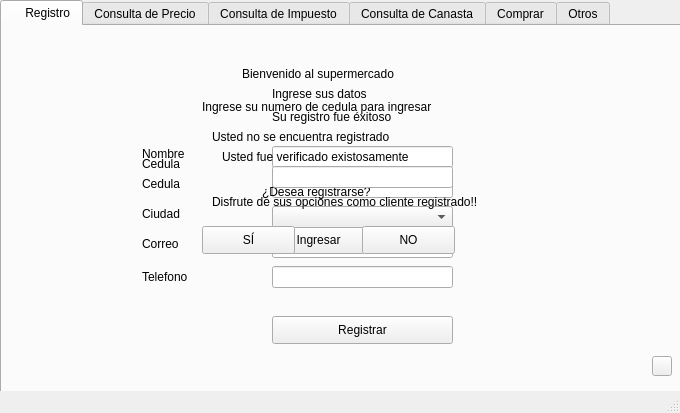
<?xml version="1.0" encoding="UTF-8"?>
<ui version="4.0">
 <class>ventanaPrincipalCliente</class>
 <widget class="QMainWindow" name="ventanaPrincipalCliente">
  <property name="geometry">
   <rect>
    <x>0</x>
    <y>0</y>
    <width>680</width>
    <height>413</height>
   </rect>
  </property>
  <property name="windowTitle">
   <string>MainWindow</string>
  </property>
  <widget class="QWidget" name="centralwidget">
   <widget class="QTabWidget" name="tabsClientes">
    <property name="geometry">
     <rect>
      <x>0</x>
      <y>0</y>
      <width>691</width>
      <height>401</height>
     </rect>
    </property>
    <property name="currentIndex">
     <number>0</number>
    </property>
    <widget class="QWidget" name="tab">
     <attribute name="title">
      <string>    Registro</string>
     </attribute>
     <widget class="QLineEdit" name="TTelefono">
      <property name="geometry">
       <rect>
        <x>270</x>
        <y>240</y>
        <width>181</width>
        <height>22</height>
       </rect>
      </property>
     </widget>
     <widget class="QLineEdit" name="TCorreo">
      <property name="geometry">
       <rect>
        <x>270</x>
        <y>210</y>
        <width>181</width>
        <height>22</height>
       </rect>
      </property>
     </widget>
     <widget class="QLineEdit" name="TCedulaR">
      <property name="geometry">
       <rect>
        <x>270</x>
        <y>150</y>
        <width>181</width>
        <height>22</height>
       </rect>
      </property>
     </widget>
     <widget class="QLineEdit" name="TNombre">
      <property name="geometry">
       <rect>
        <x>270</x>
        <y>120</y>
        <width>181</width>
        <height>22</height>
       </rect>
      </property>
     </widget>
     <widget class="QLabel" name="LTelefono">
      <property name="geometry">
       <rect>
        <x>140</x>
        <y>240</y>
        <width>55</width>
        <height>21</height>
       </rect>
      </property>
      <property name="text">
       <string>Telefono</string>
      </property>
     </widget>
     <widget class="QLabel" name="LIngresar">
      <property name="geometry">
       <rect>
        <x>200</x>
        <y>70</y>
        <width>261</width>
        <height>21</height>
       </rect>
      </property>
      <property name="text">
       <string>Ingrese su numero de cedula para ingresar</string>
      </property>
     </widget>
     <widget class="QLabel" name="LBienvenida">
      <property name="geometry">
       <rect>
        <x>240</x>
        <y>40</y>
        <width>171</width>
        <height>16</height>
       </rect>
      </property>
      <property name="text">
       <string>Bienvenido al supermercado</string>
      </property>
     </widget>
     <widget class="QLabel" name="LCorreo">
      <property name="geometry">
       <rect>
        <x>140</x>
        <y>210</y>
        <width>55</width>
        <height>16</height>
       </rect>
      </property>
      <property name="text">
       <string>Correo</string>
      </property>
     </widget>
     <widget class="QPushButton" name="BIngresar">
      <property name="geometry">
       <rect>
        <x>270</x>
        <y>200</y>
        <width>93</width>
        <height>28</height>
       </rect>
      </property>
      <property name="text">
       <string>Ingresar</string>
      </property>
     </widget>
     <widget class="QLabel" name="LNoReg">
      <property name="geometry">
       <rect>
        <x>210</x>
        <y>100</y>
        <width>201</width>
        <height>21</height>
       </rect>
      </property>
      <property name="text">
       <string>Usted no se encuentra registrado</string>
      </property>
     </widget>
     <widget class="QLabel" name="LCedulaR">
      <property name="geometry">
       <rect>
        <x>140</x>
        <y>150</y>
        <width>55</width>
        <height>16</height>
       </rect>
      </property>
      <property name="text">
       <string>Cedula</string>
      </property>
     </widget>
     <widget class="QComboBox" name="CBCiudad">
      <property name="geometry">
       <rect>
        <x>270</x>
        <y>180</y>
        <width>181</width>
        <height>22</height>
       </rect>
      </property>
     </widget>
     <widget class="QLabel" name="LPregunta">
      <property name="geometry">
       <rect>
        <x>260</x>
        <y>150</y>
        <width>151</width>
        <height>31</height>
       </rect>
      </property>
      <property name="text">
       <string>¿Desea registrarse?</string>
      </property>
     </widget>
     <widget class="QLabel" name="LCiudad">
      <property name="geometry">
       <rect>
        <x>140</x>
        <y>180</y>
        <width>55</width>
        <height>16</height>
       </rect>
      </property>
      <property name="text">
       <string>Ciudad</string>
      </property>
     </widget>
     <widget class="QLabel" name="LNombre">
      <property name="geometry">
       <rect>
        <x>140</x>
        <y>120</y>
        <width>55</width>
        <height>16</height>
       </rect>
      </property>
      <property name="text">
       <string>Nombre</string>
      </property>
     </widget>
     <widget class="QPushButton" name="BRegistrar">
      <property name="geometry">
       <rect>
        <x>270</x>
        <y>290</y>
        <width>181</width>
        <height>28</height>
       </rect>
      </property>
      <property name="text">
       <string>Registrar</string>
      </property>
     </widget>
     <widget class="QLabel" name="LDatos">
      <property name="geometry">
       <rect>
        <x>270</x>
        <y>60</y>
        <width>111</width>
        <height>16</height>
       </rect>
      </property>
      <property name="text">
       <string>Ingrese sus datos</string>
      </property>
     </widget>
     <widget class="QPushButton" name="BSi">
      <property name="geometry">
       <rect>
        <x>200</x>
        <y>200</y>
        <width>93</width>
        <height>28</height>
       </rect>
      </property>
      <property name="text">
       <string>SÍ</string>
      </property>
     </widget>
     <widget class="QPushButton" name="BNo">
      <property name="geometry">
       <rect>
        <x>360</x>
        <y>200</y>
        <width>93</width>
        <height>28</height>
       </rect>
      </property>
      <property name="text">
       <string>NO</string>
      </property>
     </widget>
     <widget class="QLineEdit" name="TCedula">
      <property name="geometry">
       <rect>
        <x>270</x>
        <y>140</y>
        <width>181</width>
        <height>22</height>
       </rect>
      </property>
     </widget>
     <widget class="QLabel" name="LCedula">
      <property name="geometry">
       <rect>
        <x>140</x>
        <y>130</y>
        <width>55</width>
        <height>16</height>
       </rect>
      </property>
      <property name="text">
       <string>Cedula</string>
      </property>
     </widget>
     <widget class="QLabel" name="LVerExitosa">
      <property name="geometry">
       <rect>
        <x>220</x>
        <y>100</y>
        <width>211</width>
        <height>61</height>
       </rect>
      </property>
      <property name="text">
       <string>Usted fue verificado existosamente</string>
      </property>
     </widget>
     <widget class="QLabel" name="LDisfrute">
      <property name="geometry">
       <rect>
        <x>210</x>
        <y>150</y>
        <width>291</width>
        <height>51</height>
       </rect>
      </property>
      <property name="text">
       <string>Disfrute de sus opciones como cliente registrado!!</string>
      </property>
     </widget>
     <widget class="QLabel" name="LResEx">
      <property name="geometry">
       <rect>
        <x>270</x>
        <y>70</y>
        <width>151</width>
        <height>41</height>
       </rect>
      </property>
      <property name="text">
       <string>Su registro fue éxitoso</string>
      </property>
     </widget>
     <widget class="QPushButton" name="pushButton">
      <property name="geometry">
       <rect>
        <x>650</x>
        <y>330</y>
        <width>20</width>
        <height>20</height>
       </rect>
      </property>
      <property name="text">
       <string/>
      </property>
     </widget>
    </widget>
    <widget class="QWidget" name="tab_2">
     <attribute name="title">
      <string>Consulta de Precio</string>
     </attribute>
     <widget class="QLCDNumber" name="LCDPrecio">
      <property name="geometry">
       <rect>
        <x>450</x>
        <y>160</y>
        <width>211</width>
        <height>71</height>
       </rect>
      </property>
     </widget>
     <widget class="QLabel" name="LPasProdMar">
      <property name="geometry">
       <rect>
        <x>20</x>
        <y>190</y>
        <width>55</width>
        <height>16</height>
       </rect>
      </property>
      <property name="text">
       <string>Pasillos</string>
      </property>
     </widget>
     <widget class="QLabel" name="LInformacion">
      <property name="geometry">
       <rect>
        <x>140</x>
        <y>40</y>
        <width>391</width>
        <height>41</height>
       </rect>
      </property>
      <property name="text">
       <string>Seleccione el pasillo de la marca de la que desea conocer el precio</string>
      </property>
     </widget>
     <widget class="QComboBox" name="CBMarcas">
      <property name="geometry">
       <rect>
        <x>140</x>
        <y>190</y>
        <width>201</width>
        <height>21</height>
       </rect>
      </property>
     </widget>
     <widget class="QPushButton" name="BBuscarPasillo">
      <property name="geometry">
       <rect>
        <x>90</x>
        <y>270</y>
        <width>121</width>
        <height>31</height>
       </rect>
      </property>
      <property name="text">
       <string>Buscar en pasillo</string>
      </property>
     </widget>
     <widget class="QComboBox" name="CBProductos">
      <property name="geometry">
       <rect>
        <x>140</x>
        <y>190</y>
        <width>201</width>
        <height>22</height>
       </rect>
      </property>
     </widget>
     <widget class="QComboBox" name="CBPasillos">
      <property name="geometry">
       <rect>
        <x>140</x>
        <y>190</y>
        <width>201</width>
        <height>22</height>
       </rect>
      </property>
     </widget>
     <widget class="QPushButton" name="BBuscarProd">
      <property name="geometry">
       <rect>
        <x>90</x>
        <y>270</y>
        <width>121</width>
        <height>31</height>
       </rect>
      </property>
      <property name="text">
       <string>Buscar en producto</string>
      </property>
     </widget>
     <widget class="QPushButton" name="BBuscarPrecio">
      <property name="geometry">
       <rect>
        <x>90</x>
        <y>270</y>
        <width>121</width>
        <height>31</height>
       </rect>
      </property>
      <property name="text">
       <string>Buscar Marca</string>
      </property>
     </widget>
     <widget class="QLabel" name="LColonIma">
      <property name="geometry">
       <rect>
        <x>360</x>
        <y>170</y>
        <width>81</width>
        <height>61</height>
       </rect>
      </property>
      <property name="text">
       <string/>
      </property>
     </widget>
     <widget class="QPushButton" name="BLlenarCBPasillos">
      <property name="geometry">
       <rect>
        <x>650</x>
        <y>330</y>
        <width>20</width>
        <height>20</height>
       </rect>
      </property>
      <property name="text">
       <string/>
      </property>
     </widget>
     <widget class="QPushButton" name="BBuscarOtra">
      <property name="geometry">
       <rect>
        <x>260</x>
        <y>270</y>
        <width>121</width>
        <height>31</height>
       </rect>
      </property>
      <property name="text">
       <string>Buscar otra marca</string>
      </property>
     </widget>
    </widget>
    <widget class="QWidget" name="tab_3">
     <attribute name="title">
      <string>Consulta de Impuesto</string>
     </attribute>
     <widget class="QLabel" name="LInformacion_2">
      <property name="geometry">
       <rect>
        <x>140</x>
        <y>40</y>
        <width>401</width>
        <height>41</height>
       </rect>
      </property>
      <property name="text">
       <string>Seleccione el pasillo de la marca de la que desea conocer el porcentaje de impuesto</string>
      </property>
     </widget>
     <widget class="QLabel" name="LPasProdMar_2">
      <property name="geometry">
       <rect>
        <x>20</x>
        <y>190</y>
        <width>55</width>
        <height>16</height>
       </rect>
      </property>
      <property name="text">
       <string>Pasillos</string>
      </property>
     </widget>
     <widget class="QComboBox" name="CBPasillos2">
      <property name="geometry">
       <rect>
        <x>140</x>
        <y>190</y>
        <width>201</width>
        <height>22</height>
       </rect>
      </property>
     </widget>
     <widget class="QPushButton" name="BBOtra">
      <property name="geometry">
       <rect>
        <x>260</x>
        <y>270</y>
        <width>121</width>
        <height>31</height>
       </rect>
      </property>
      <property name="text">
       <string>Buscar otra marca</string>
      </property>
     </widget>
     <widget class="QPushButton" name="BLlenarCBPasillos_2">
      <property name="geometry">
       <rect>
        <x>650</x>
        <y>330</y>
        <width>20</width>
        <height>20</height>
       </rect>
      </property>
      <property name="text">
       <string/>
      </property>
     </widget>
     <widget class="QLCDNumber" name="LCDImpuesto">
      <property name="geometry">
       <rect>
        <x>390</x>
        <y>160</y>
        <width>171</width>
        <height>71</height>
       </rect>
      </property>
     </widget>
     <widget class="QPushButton" name="BBPasillo">
      <property name="geometry">
       <rect>
        <x>90</x>
        <y>270</y>
        <width>121</width>
        <height>31</height>
       </rect>
      </property>
      <property name="text">
       <string>Buscar en pasillo</string>
      </property>
     </widget>
     <widget class="QPushButton" name="BBProd">
      <property name="geometry">
       <rect>
        <x>90</x>
        <y>270</y>
        <width>121</width>
        <height>31</height>
       </rect>
      </property>
      <property name="text">
       <string>Buscar en producto</string>
      </property>
     </widget>
     <widget class="QPushButton" name="BBPrecio">
      <property name="geometry">
       <rect>
        <x>90</x>
        <y>270</y>
        <width>121</width>
        <height>31</height>
       </rect>
      </property>
      <property name="text">
       <string>Buscar Marca</string>
      </property>
     </widget>
     <widget class="QComboBox" name="CBProductos2">
      <property name="geometry">
       <rect>
        <x>140</x>
        <y>190</y>
        <width>201</width>
        <height>22</height>
       </rect>
      </property>
     </widget>
     <widget class="QComboBox" name="CBMarcas2">
      <property name="geometry">
       <rect>
        <x>140</x>
        <y>190</y>
        <width>201</width>
        <height>22</height>
       </rect>
      </property>
     </widget>
     <widget class="QLabel" name="porcentaje">
      <property name="geometry">
       <rect>
        <x>590</x>
        <y>160</y>
        <width>91</width>
        <height>81</height>
       </rect>
      </property>
      <property name="text">
       <string/>
      </property>
     </widget>
    </widget>
    <widget class="QWidget" name="tab_4">
     <attribute name="title">
      <string>Consulta de Canasta</string>
     </attribute>
     <widget class="QLabel" name="LInformacion_7">
      <property name="geometry">
       <rect>
        <x>140</x>
        <y>40</y>
        <width>401</width>
        <height>41</height>
       </rect>
      </property>
      <property name="text">
       <string>Seleccione el pasillo de la marca de la que desea conocer canastaje</string>
      </property>
     </widget>
     <widget class="QComboBox" name="CBMarcas3">
      <property name="geometry">
       <rect>
        <x>140</x>
        <y>190</y>
        <width>201</width>
        <height>22</height>
       </rect>
      </property>
     </widget>
     <widget class="QLabel" name="LPasProdMar_7">
      <property name="geometry">
       <rect>
        <x>20</x>
        <y>190</y>
        <width>55</width>
        <height>16</height>
       </rect>
      </property>
      <property name="text">
       <string>Pasillos</string>
      </property>
     </widget>
     <widget class="QComboBox" name="CBProductos3">
      <property name="geometry">
       <rect>
        <x>140</x>
        <y>190</y>
        <width>201</width>
        <height>22</height>
       </rect>
      </property>
     </widget>
     <widget class="QComboBox" name="CBPasillos3">
      <property name="geometry">
       <rect>
        <x>140</x>
        <y>190</y>
        <width>201</width>
        <height>22</height>
       </rect>
      </property>
     </widget>
     <widget class="QPushButton" name="BBPrecio2">
      <property name="geometry">
       <rect>
        <x>90</x>
        <y>270</y>
        <width>121</width>
        <height>31</height>
       </rect>
      </property>
      <property name="text">
       <string>Buscar Marca</string>
      </property>
     </widget>
     <widget class="QPushButton" name="BBProducto2">
      <property name="geometry">
       <rect>
        <x>90</x>
        <y>270</y>
        <width>121</width>
        <height>31</height>
       </rect>
      </property>
      <property name="text">
       <string>Buscar Marca</string>
      </property>
     </widget>
     <widget class="QPushButton" name="BBPasillo2">
      <property name="geometry">
       <rect>
        <x>90</x>
        <y>270</y>
        <width>121</width>
        <height>31</height>
       </rect>
      </property>
      <property name="text">
       <string>Buscar Marca</string>
      </property>
     </widget>
     <widget class="QPushButton" name="BBOtra2">
      <property name="geometry">
       <rect>
        <x>260</x>
        <y>270</y>
        <width>121</width>
        <height>31</height>
       </rect>
      </property>
      <property name="text">
       <string>Buscar otra marca</string>
      </property>
     </widget>
     <widget class="QPushButton" name="BLlenarCBPasillos3">
      <property name="geometry">
       <rect>
        <x>650</x>
        <y>330</y>
        <width>20</width>
        <height>20</height>
       </rect>
      </property>
      <property name="text">
       <string/>
      </property>
     </widget>
     <widget class="QLabel" name="confirmacion">
      <property name="geometry">
       <rect>
        <x>480</x>
        <y>150</y>
        <width>151</width>
        <height>121</height>
       </rect>
      </property>
      <property name="text">
       <string/>
      </property>
     </widget>
     <widget class="QLabel" name="confirmacion_2">
      <property name="geometry">
       <rect>
        <x>480</x>
        <y>150</y>
        <width>151</width>
        <height>121</height>
       </rect>
      </property>
      <property name="text">
       <string/>
      </property>
     </widget>
     <widget class="QLabel" name="confirmacion_3">
      <property name="geometry">
       <rect>
        <x>480</x>
        <y>150</y>
        <width>151</width>
        <height>121</height>
       </rect>
      </property>
      <property name="text">
       <string/>
      </property>
     </widget>
    </widget>
    <widget class="QWidget" name="tab_5">
     <attribute name="title">
      <string>Comprar</string>
     </attribute>
     <widget class="QLabel" name="LInformacion_8">
      <property name="geometry">
       <rect>
        <x>190</x>
        <y>40</y>
        <width>261</width>
        <height>41</height>
       </rect>
      </property>
      <property name="text">
       <string>Seleccione el pasillo de la marca que desea comprar</string>
      </property>
     </widget>
     <widget class="QLabel" name="LPasProdMar_8">
      <property name="geometry">
       <rect>
        <x>90</x>
        <y>160</y>
        <width>55</width>
        <height>16</height>
       </rect>
      </property>
      <property name="text">
       <string>Pasillos</string>
      </property>
     </widget>
     <widget class="QComboBox" name="CBPasillos4">
      <property name="geometry">
       <rect>
        <x>220</x>
        <y>160</y>
        <width>201</width>
        <height>22</height>
       </rect>
      </property>
     </widget>
     <widget class="QPushButton" name="BBPrecio4">
      <property name="geometry">
       <rect>
        <x>140</x>
        <y>250</y>
        <width>121</width>
        <height>31</height>
       </rect>
      </property>
      <property name="text">
       <string>Buscar Marca</string>
      </property>
     </widget>
     <widget class="QPushButton" name="BBProducto4">
      <property name="geometry">
       <rect>
        <x>140</x>
        <y>250</y>
        <width>121</width>
        <height>31</height>
       </rect>
      </property>
      <property name="text">
       <string>Buscar Productos</string>
      </property>
     </widget>
     <widget class="QPushButton" name="BBPasillo4">
      <property name="geometry">
       <rect>
        <x>140</x>
        <y>250</y>
        <width>121</width>
        <height>31</height>
       </rect>
      </property>
      <property name="text">
       <string>Buscar Pasillos</string>
      </property>
     </widget>
     <widget class="QPushButton" name="BBOtra3">
      <property name="geometry">
       <rect>
        <x>370</x>
        <y>250</y>
        <width>121</width>
        <height>31</height>
       </rect>
      </property>
      <property name="text">
       <string>Finalizar Compra</string>
      </property>
     </widget>
     <widget class="QPushButton" name="BLlenarCBPasillos3_2">
      <property name="geometry">
       <rect>
        <x>650</x>
        <y>330</y>
        <width>20</width>
        <height>20</height>
       </rect>
      </property>
      <property name="text">
       <string/>
      </property>
     </widget>
     <widget class="QComboBox" name="CBProductos4">
      <property name="geometry">
       <rect>
        <x>220</x>
        <y>160</y>
        <width>201</width>
        <height>22</height>
       </rect>
      </property>
     </widget>
     <widget class="QComboBox" name="CBMarcas4">
      <property name="geometry">
       <rect>
        <x>220</x>
        <y>160</y>
        <width>201</width>
        <height>22</height>
       </rect>
      </property>
     </widget>
     <widget class="QSpinBox" name="sBoxCantidad">
      <property name="geometry">
       <rect>
        <x>220</x>
        <y>160</y>
        <width>201</width>
        <height>22</height>
       </rect>
      </property>
     </widget>
     <widget class="QPushButton" name="BBCanti">
      <property name="geometry">
       <rect>
        <x>140</x>
        <y>250</y>
        <width>121</width>
        <height>31</height>
       </rect>
      </property>
      <property name="text">
       <string>Buscar Cantidad</string>
      </property>
     </widget>
     <widget class="QLabel" name="santaManos">
      <property name="geometry">
       <rect>
        <x>140</x>
        <y>200</y>
        <width>211</width>
        <height>161</height>
       </rect>
      </property>
      <property name="text">
       <string/>
      </property>
     </widget>
     <widget class="QPushButton" name="BBcarrito">
      <property name="geometry">
       <rect>
        <x>250</x>
        <y>300</y>
        <width>131</width>
        <height>31</height>
       </rect>
      </property>
      <property name="text">
       <string>Ver Cantidad de compra</string>
      </property>
     </widget>
     <widget class="QPushButton" name="BBregresar">
      <property name="geometry">
       <rect>
        <x>270</x>
        <y>290</y>
        <width>121</width>
        <height>31</height>
       </rect>
      </property>
      <property name="text">
       <string>Regresar</string>
      </property>
     </widget>
     <widget class="QListWidget" name="viewCompras">
      <property name="geometry">
       <rect>
        <x>390</x>
        <y>70</y>
        <width>256</width>
        <height>192</height>
       </rect>
      </property>
     </widget>
     <widget class="QLabel" name="LCanaston">
      <property name="geometry">
       <rect>
        <x>70</x>
        <y>40</y>
        <width>451</width>
        <height>231</height>
       </rect>
      </property>
      <property name="text">
       <string/>
      </property>
     </widget>
     <widget class="QLabel" name="reg1">
      <property name="geometry">
       <rect>
        <x>140</x>
        <y>150</y>
        <width>101</width>
        <height>91</height>
       </rect>
      </property>
      <property name="text">
       <string/>
      </property>
     </widget>
     <widget class="QLabel" name="reg2">
      <property name="geometry">
       <rect>
        <x>130</x>
        <y>120</y>
        <width>111</width>
        <height>101</height>
       </rect>
      </property>
      <property name="text">
       <string/>
      </property>
     </widget>
     <widget class="QLabel" name="reg3">
      <property name="geometry">
       <rect>
        <x>90</x>
        <y>100</y>
        <width>111</width>
        <height>101</height>
       </rect>
      </property>
      <property name="text">
       <string/>
      </property>
     </widget>
     <widget class="QLabel" name="reg4">
      <property name="geometry">
       <rect>
        <x>200</x>
        <y>142</y>
        <width>111</width>
        <height>101</height>
       </rect>
      </property>
      <property name="text">
       <string/>
      </property>
     </widget>
     <widget class="QLabel" name="reg5">
      <property name="geometry">
       <rect>
        <x>230</x>
        <y>120</y>
        <width>131</width>
        <height>111</height>
       </rect>
      </property>
      <property name="text">
       <string/>
      </property>
     </widget>
     <widget class="QLabel" name="reg6">
      <property name="geometry">
       <rect>
        <x>170</x>
        <y>150</y>
        <width>111</width>
        <height>101</height>
       </rect>
      </property>
      <property name="text">
       <string/>
      </property>
     </widget>
     <widget class="QLabel" name="reg7">
      <property name="geometry">
       <rect>
        <x>170</x>
        <y>120</y>
        <width>111</width>
        <height>101</height>
       </rect>
      </property>
      <property name="text">
       <string/>
      </property>
     </widget>
    </widget>
    <widget class="QWidget" name="tab_6">
     <attribute name="title">
      <string>Otros</string>
     </attribute>
     <widget class="QLabel" name="Arb">
      <property name="geometry">
       <rect>
        <x>480</x>
        <y>90</y>
        <width>201</width>
        <height>261</height>
       </rect>
      </property>
      <property name="text">
       <string/>
      </property>
     </widget>
     <widget class="QPushButton" name="BBFactu">
      <property name="geometry">
       <rect>
        <x>50</x>
        <y>30</y>
        <width>361</width>
        <height>41</height>
       </rect>
      </property>
      <property name="text">
       <string>Generar Factura</string>
      </property>
     </widget>
     <widget class="QLabel" name="LabinfFac">
      <property name="geometry">
       <rect>
        <x>110</x>
        <y>80</y>
        <width>241</width>
        <height>16</height>
       </rect>
      </property>
      <property name="text">
       <string>Digite el numero de factura que desea obtener</string>
      </property>
     </widget>
     <widget class="QSpinBox" name="spinFact">
      <property name="geometry">
       <rect>
        <x>50</x>
        <y>100</y>
        <width>361</width>
        <height>22</height>
       </rect>
      </property>
     </widget>
     <widget class="QPushButton" name="BBRepo">
      <property name="geometry">
       <rect>
        <x>50</x>
        <y>170</y>
        <width>361</width>
        <height>41</height>
       </rect>
      </property>
      <property name="text">
       <string>Generar Reportes</string>
      </property>
     </widget>
     <widget class="QPushButton" name="BBSPas">
      <property name="geometry">
       <rect>
        <x>340</x>
        <y>240</y>
        <width>80</width>
        <height>21</height>
       </rect>
      </property>
      <property name="text">
       <string>Buscar</string>
      </property>
     </widget>
     <widget class="QPushButton" name="BBSPro">
      <property name="geometry">
       <rect>
        <x>340</x>
        <y>280</y>
        <width>80</width>
        <height>21</height>
       </rect>
      </property>
      <property name="text">
       <string>Buscar</string>
      </property>
     </widget>
     <widget class="QPushButton" name="BBSMar">
      <property name="geometry">
       <rect>
        <x>340</x>
        <y>320</y>
        <width>80</width>
        <height>21</height>
       </rect>
      </property>
      <property name="text">
       <string>Buscar</string>
      </property>
     </widget>
     <widget class="QLabel" name="label">
      <property name="geometry">
       <rect>
        <x>40</x>
        <y>240</y>
        <width>61</width>
        <height>20</height>
       </rect>
      </property>
      <property name="text">
       <string>Pasillo</string>
      </property>
     </widget>
     <widget class="QLabel" name="label_2">
      <property name="geometry">
       <rect>
        <x>40</x>
        <y>280</y>
        <width>61</width>
        <height>20</height>
       </rect>
      </property>
      <property name="text">
       <string>Productos</string>
      </property>
     </widget>
     <widget class="QLabel" name="label_3">
      <property name="geometry">
       <rect>
        <x>40</x>
        <y>320</y>
        <width>61</width>
        <height>20</height>
       </rect>
      </property>
      <property name="text">
       <string>Marcas</string>
      </property>
     </widget>
     <widget class="QComboBox" name="CBRpas">
      <property name="geometry">
       <rect>
        <x>110</x>
        <y>240</y>
        <width>211</width>
        <height>22</height>
       </rect>
      </property>
     </widget>
     <widget class="QComboBox" name="CBRmar">
      <property name="geometry">
       <rect>
        <x>110</x>
        <y>320</y>
        <width>211</width>
        <height>22</height>
       </rect>
      </property>
     </widget>
     <widget class="QComboBox" name="CBRpro">
      <property name="geometry">
       <rect>
        <x>110</x>
        <y>280</y>
        <width>211</width>
        <height>22</height>
       </rect>
      </property>
     </widget>
    </widget>
   </widget>
  </widget>
  <widget class="QStatusBar" name="statusbar"/>
 </widget>
 <resources/>
 <connections/>
</ui>
